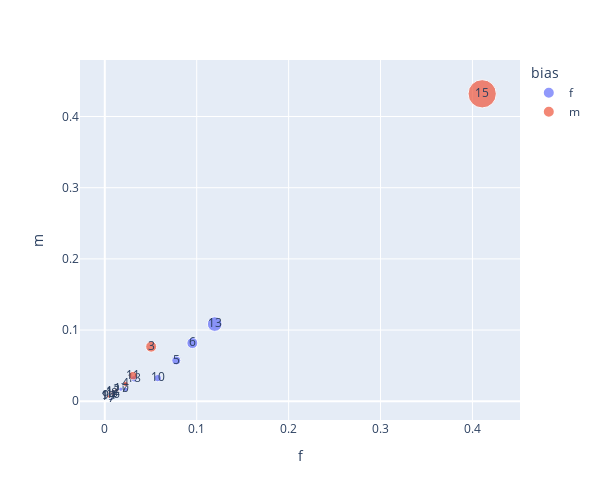

The cell this chart's notebook holds for it:
### Code cell
px.scatter(THETA_GENDER.reset_index(), 
           'f', 'm', 
           size='phi_sum', color='bias', text='index',
           hover_name='top_terms',
           height=500, width=600)

### Figure 1 — Plotly figure (JSON) as saved in the notebook; plotly's stock layout.template omitted (floating-point values rounded to 4 significant figures)
{"data": [{"hovertemplate": "<b>%{hovertext}</b><br><br>bias=f<br>f=%{x}<br>m=%{y}<br>phi_sum=%{marker.size}<br>index=%{text}<extra></extra>", "hovertext": ["im enjoy looking more someone city working great work", "family enjoy going laugh fun 2 movies very being", "family work enjoy sf travel city great san next", "black band jackson lil wayne jack hate movies making", "family movies anything going cooking favorite shows watching dinner", "we being by very how more world someone enjoy", "_ was when being work movies making city shows", "work get being back wine when myself want was"], "legendgroup": "f", "marker": {"color": "#636efa", "size": [3570.0, 14470.0, 21700.0, 1542.0, 10030.0, 38830.0, 3316.0, 7727.0], "sizemode": "area", "sizeref": 360.0, "symbol": "circle"}, "mode": "markers+text", "name": "f", "orientation": "v", "showlegend": true, "text": [0, 5, 6, 7, 10, 13, 17, 18], "type": "scatter", "x": [0.02282, 0.07778, 0.09526, 0.006998, 0.05762, 0.1196, 0.01752, 0.03186], "xaxis": "x", "y": [0.01661, 0.05722, 0.08173, 0.00314, 0.03251, 0.1084, 0.01698, 0.03146], "yaxis": "y"}, {"hovertemplate": "<b>%{hovertext}</b><br><br>bias=m<br>f=%{x}<br>m=%{y}<br>phi_sum=%{marker.size}<br>index=%{text}<extra></extra>", "hovertext": ["bikes want some twenty art working your way bike", "family going being one some tennis smile always fun", "books movies black game by games dead men david", "get re school favorite being go anything movies etc", "movies myself want open work travel find live by", "last enjoy then ve trip long backpacking were trips", "ve more some when re fun being will they", "other books more most by was favorite ve when", "family rock over by recently something re years ve", "get more ve know some one when think how", "de art je reading design la work will en", "old blah update he big most fucking show some"], "legendgroup": "m", "marker": {"color": "#EF553B", "size": [1544.0, 2498.0, 21560.0, 5363.0, 1696.0, 1244.0, 13190.0, 3444.0, 1307.0, 144000.0, 2588.0, 1584.0], "sizemode": "area", "sizeref": 360.0, "symbol": "circle"}, "mode": "markers+text", "name": "m", "orientation": "v", "showlegend": true, "text": [1, 2, 3, 4, 8, 9, 11, 12, 14, 15, 16, 19], "type": "scatter", "x": [0.005195, 0.01283, 0.05045, 0.02264, 0.01066, 0.0002243, 0.03083, 0.009344, 0.004519, 0.4106, 0.009405, 0.003868], "xaxis": "x", "y": [0.01208, 0.01558, 0.0766, 0.02438, 0.01072, 0.008014, 0.03598, 0.01297, 0.007664, 0.4319, 0.009449, 0.006577], "yaxis": "y"}], "layout": {"height": 500, "legend": {"itemsizing": "constant", "title": {"text": "bias"}, "tracegroupgap": 0}, "margin": {"t": 60}, "width": 600, "xaxis": {"anchor": "y", "autorange": true, "domain": [0, 1], "range": [-0.02697, 0.4517], "title": {"text": "f"}, "type": "linear"}, "yaxis": {"anchor": "x", "autorange": true, "domain": [0, 1], "range": [-0.02636, 0.4794], "title": {"text": "m"}, "type": "linear"}}}
